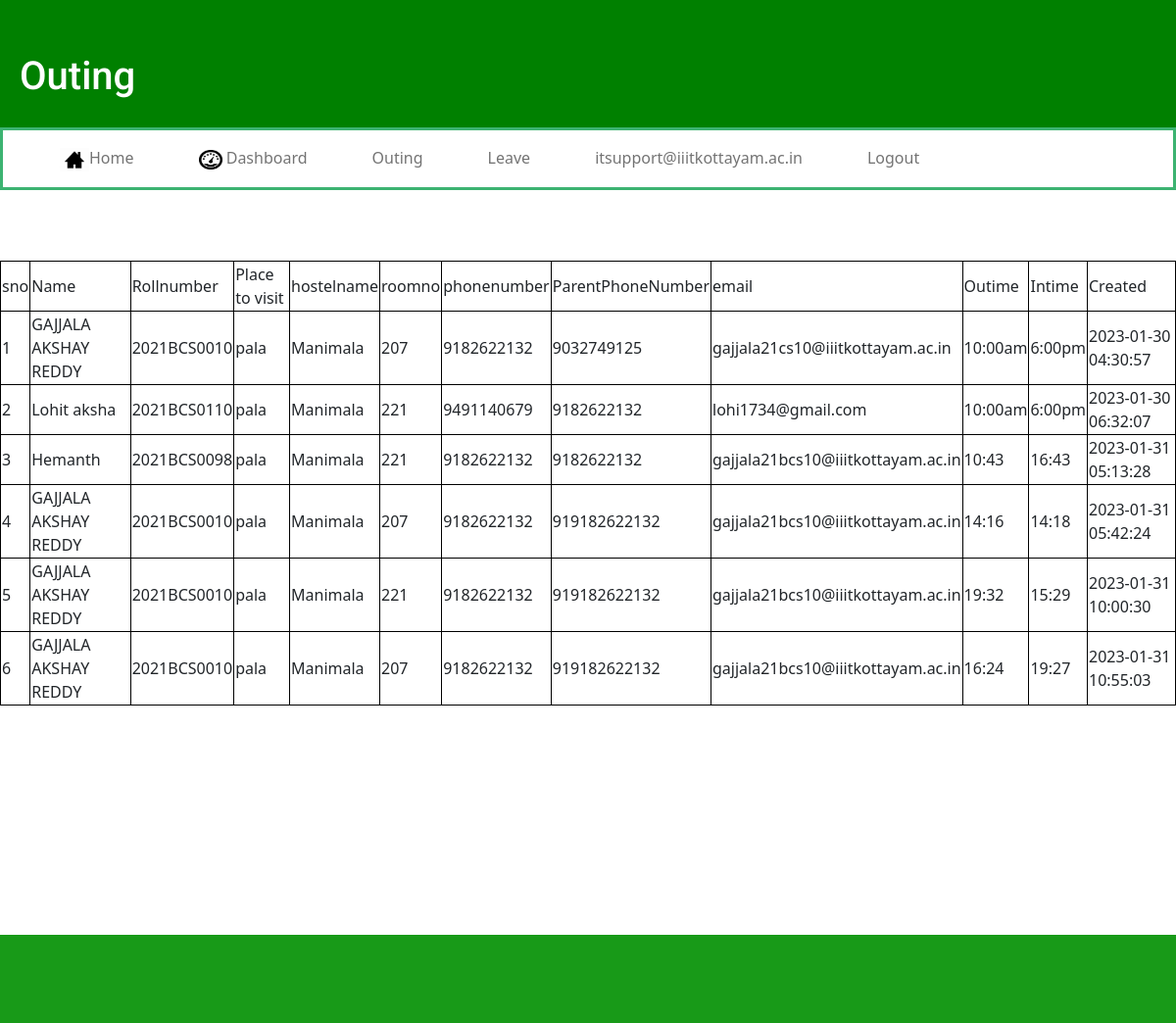
The page /outingadmin (signed in) on the database its author committed.
### app.py (models this page shows, shortened)
class Student2(db.Model):
    id = db.Column(db.Integer, primary_key=True)
    name = db.Column(db.String(100), nullable=False)
    rollnumber = db.Column(db.String(100))
    place=db.Column(db.String(100), nullable=False)
    email = db.Column(db.String(80), unique=False, nullable=False)
    course=db.Column(db.String(100))
    phonenumber=db.Column(db.Integer)
    parentphno=db.Column(db.Integer)
    hostelname=db.Column(db.String(100))
    roomno=db.Column(db.Integer)
    outime=db.Column(db.String(100))
    intime=db.Column(db.String(100))
    created_at = db.Column(db.DateTime(timezone=True),
                           server_default=func.now())

### app.py (the view)
@app.route('/outingadmin')
def outingadmin():
    if 'username' not in session:
        return redirect(url_for('home'))
    students = Student2.query.all()
    return render_template('outingadmin.html', students=students)

### templates/outingadmin.html (shortened to what this page needs)
<!DOCTYPE html>
<html lang="en">
<head>
<link href="https://cdn.jsdelivr.net/npm/bootstrap@5.2.3/dist/css/bootstrap.min.css" rel="stylesheet">
    <link rel="stylesheet" href="static/style.css">
</head>
<body>
  <div class="login">
    <div class="head">
</div>
    <div class="header">
      <h1 >Outing</h1>
    </div>
    <nav class="navbar navbar-expand-lg nav">
        <div class="collapse navbar-collapse" id="navbarTogglerDemo01">
            <ul class="navbar-nav s">
        <li class="nav-item pad"><a class="nav-link" href="{{url_for('homeadmin')}}"><img src="static/home.jpeg" width="30" height="24" alt="">Home</a></li>
        <li class="nav-item pad"><a class="nav-link" href="{{url_for('admin')}}"><img src="static/dashboard.png" width="24" height="20" alt=""> Dashboard</a></li>
        <li class="nav-item pad"><a class="nav-link" href="{{url_for('outingadmin')}}">Outing</a></li>
        <li class="nav-item pad"><a class="nav-link" href="{{url_for('leaveadmin')}}">Leave</a></li>
        <li class="nav-item pad"><a class="nav-link" href="https://www.iiitkottayam.ac.in/">itsupport@iiitkottayam.ac.in</a></li>
        <li class="nav-item pad"><a class="nav-link" href="{{ url_for('logout') }}">Logout</a></li>
      </ul>
      </div>
    </nav>
  </div>
  <br>
  <br>
  <br>
  <table style="width:100%">
<tr height="50px">
  <td class="td">sno</td><td class="td">Name</td><td class="td">Rollnumber</td><td class="td">Place to visit</td><td class="td">hostelname</td><td class="td">roomno</td><td class="td">phonenumber</td>
  <td class="td">ParentPhoneNumber</td><td class="td">email</td><td class="td">Outime</td><td class="td">Intime</td><td class="td">Created</td>
</tr>
{% for student in students %}
<tr height="50px">
  <td class="td">{{student.id}}</td><td class="td">{{student.name}}</td><td class="td">{{student.rollnumber}}</td><td class="td">{{student.place}}</td><td class="td">{{student.hostelname}}</td><td class="td">{{student.roomno}}</td><td class="td">{{student.phonenumber}}</td>
  <td class="td">{{student.parentphno}}</td><td class="td">{{student.email}}</td><td class="td">{{student.outime}}</td><td class="td">{{student.intime}}</td><td class="td">{{student.created_at}}</td>
</tr>
{% endfor %}
</table class="table">
<footer>
  <div class="footer2">
  </div>
</footer>
</body>
</html>

### static/style.css (style rules this page uses)
.head { width: 100%; border-top: 30px solid green; }
h1 { color:white; padding-top:2%; padding-left:20px; font-family: 'Roboto', sans-serif; }
.header { width:100%; background-color:green; padding-bottom: 20px; }
ul { list-style-type: none; margin: 0; padding: 0; overflow: hidden; background-color: white; }
li { float: left; }
li a { display: block; color: black; text-align: center; padding: 10px 46px; text-decoration: none; }
.nav { border-style: solid; border-color: #3CB371; }
.pad { padding-left:50px; }
.table,.td { border: 1px solid black; border-collapse: collapse; }
.footer2 { border-top: 90px solid #189a18; margin-top:19.5%; }

### rows shown on the page
Student2: id "1", name "GAJJALA AKSHAY REDDY", rollnumber "2021BCS0010", place "pala", hostelname "Manimala", roomno "207", phonenumber "9182622132", parentphno "9032749125", email "gajjala21cs10@iiitkottayam.ac.in", outime "10:00am", intime "6:00pm", created_at "2023-01-30 04:30:57"
Student2: id "2", name "Lohit aksha", rollnumber "2021BCS0110", place "pala", hostelname "Manimala", roomno "221", phonenumber "9491140679", parentphno "9182622132", email "lohi1734@gmail.com", outime "10:00am", intime "6:00pm", created_at "2023-01-30 06:32:07"
Student2: id "3", name "Hemanth", rollnumber "2021BCS0098", place "pala", hostelname "Manimala", roomno "221", phonenumber "9182622132", parentphno "9182622132", email "gajjala21bcs10@iiitkottayam.ac.in", outime "10:43", intime "16:43", created_at "2023-01-31 05:13:28"
Student2: id "4", name "GAJJALA AKSHAY REDDY", rollnumber "2021BCS0010", place "pala", hostelname "Manimala", roomno "207", phonenumber "9182622132", parentphno "919182622132", email "gajjala21bcs10@iiitkottayam.ac.in", outime "14:16", intime "14:18", created_at "2023-01-31 05:42:24"
Student2: id "5", name "GAJJALA AKSHAY REDDY", rollnumber "2021BCS0010", place "pala", hostelname "Manimala", roomno "221", phonenumber "9182622132", parentphno "919182622132", email "gajjala21bcs10@iiitkottayam.ac.in", outime "19:32", intime "15:29", created_at "2023-01-31 10:00:30"
Student2: id "6", name "GAJJALA AKSHAY REDDY", rollnumber "2021BCS0010", place "pala", hostelname "Manimala", roomno "207", phonenumber "9182622132", parentphno "919182622132", email "gajjala21bcs10@iiitkottayam.ac.in", outime "16:24", intime "19:27", created_at "2023-01-31 10:55:03"
